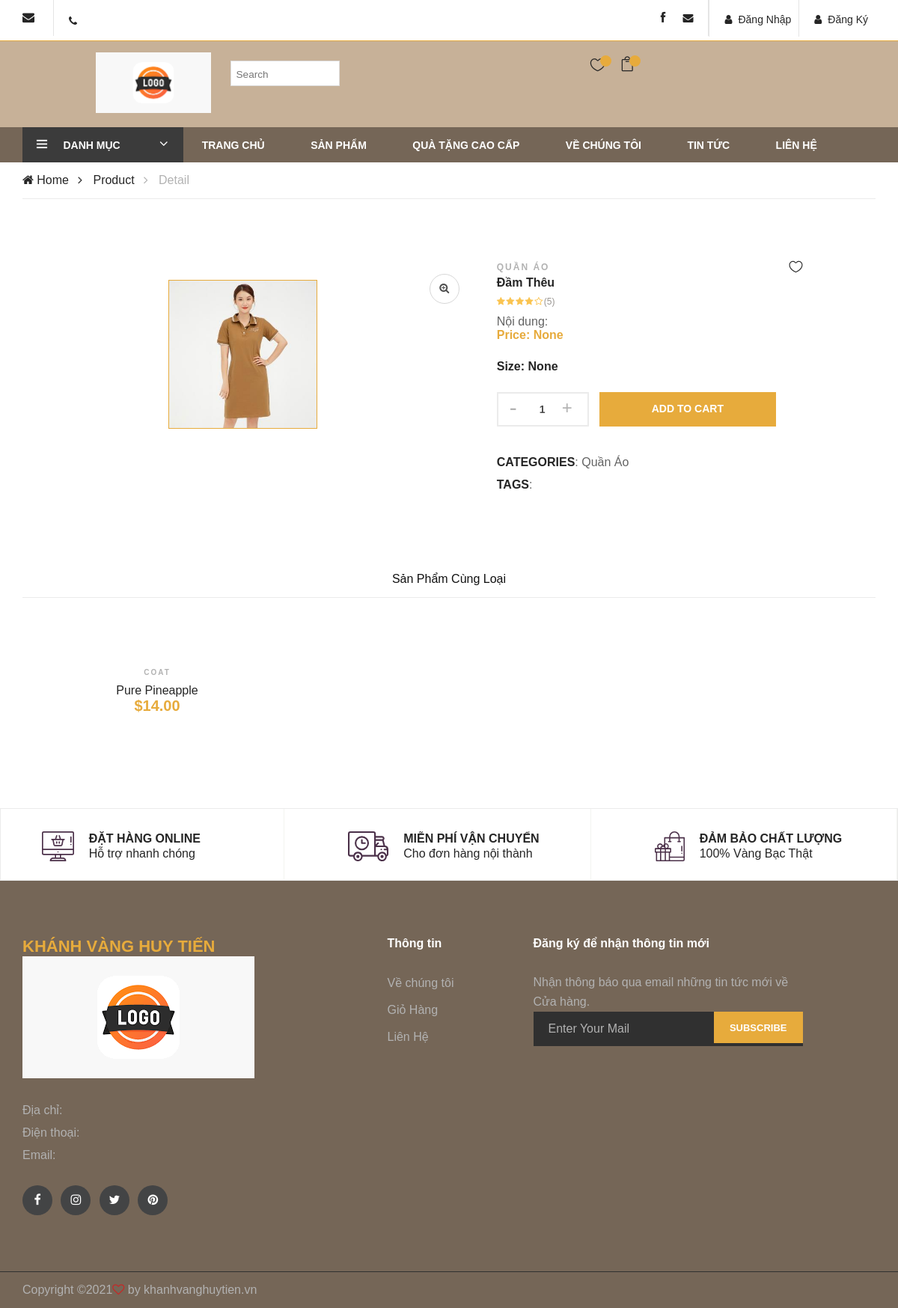
Page /1/detail/ on the committed database.
### homepage/models.py (models this page shows, shortened)
class Product(models.Model):
    productid = models.AutoField(primary_key=True)
    productcategoryid = models.ForeignKey(ProductCategory, models.CASCADE, blank=True, null=True)
    productcode = models.CharField(max_length=50, blank=True, null=True)
    productname = models.TextField(blank=True, null=True)
    size = models.CharField(max_length=100, blank=True, null=True)
    metatitle = models.TextField(blank=True, null=True)
    descriptions = RichTextUploadingField(blank=True, null=True)
    productimage = models.ImageField(upload_to='product/')
    moreimage = models.ImageField(upload_to='productdetail/', blank=True, null=True)
    url = models.URLField(blank=True, null=True)
    price = models.CharField(max_length=50, blank=True, null=True)
    promotionprice = models.CharField(max_length=50, blank=True, null=True)
    includeVAT = models.CharField(max_length=150,blank=True, null=True)
    viewcounts = models.IntegerField(blank=True, null=True)
    createdate = models.DateTimeField(auto_now_add=True, blank=True, null=True)
    editeddate = models.DateTimeField(auto_now=True, blank=True, null=True)
    class Meta:
        managed = True
        db_table = 'Product'

class ProductCategory(models.Model):
    productcategoryid = models.AutoField(primary_key=True)
    productcategoryname = models.CharField(max_length=100)
    metatitle = models.CharField(max_length=250, blank=True, null=True)
    parentcategoryid = models.ForeignKey('self', models.DO_NOTHING, db_column='ParentCategoryId', blank=True, null=True)
    displayoder = models.IntegerField(blank=True, null=True)
    SEOtitle = models.TextField(max_length=100, blank=True, null=True)
    createdate = models.DateTimeField(auto_now_add=True, blank=True, null=True)
    editeddate = models.DateTimeField(auto_now=True, blank=True, null=True)
    metaKeywords = models.TextField(max_length=250,blank=True, null=True)
    metaDescriptions = models.TextField(max_length=250,blank=True, null=True)
    isenable = models.BooleanField(blank=True, null=True)
    def __str__(self):
        return self.productcategoryname
    class Meta:
        managed = True
        db_table = 'ProductCategory'

### homepage/views.py (the view)
# urls.py: path('<int:pk>/detail/', views.ProductDetail.as_view(), name='productdetail'),
class ProductDetail(generic.DetailView):
    model = Product
    template_name = 'homepage/productdetail.html'

### homepage/templates/homepage/productdetail.html (shortened to what this page needs)
{% extends "homepage/base.html" %}
{% load static %}
{% block content %}
<div class="breacrumb-section">
    <div class="container">
        <div class="row">
            <div class="col-lg-12">
                <div class="breadcrumb-text product-more">
                    <a href="{% url 'index' %}"><i class="fa fa-home"></i> Home</a>
                    <a href="{% url 'homepage:product' %}">Product</a>
                    <span>Detail</span>
                </div>
            </div>
        </div>
    </div>
</div>
<section class="product-shop spad page-details">
    <div class="container">
        <div class="row">
            <div class="col-lg-2">
            </div>
            <div class="col-lg-9">
                <div class="row">
                    <div class="col-lg-6">
                        <div class="product-pic-zoom" id="productimage">
                            <div class="zoom-icon">
                                <i class="fa fa-search-plus"></i>
                            </div>
                        </div>
                        <div class="product-thumbs">
                            <div class="product-thumbs-track ps-slider owl-carousel">
                                <div class="pt active" data-imgbigurl="">
                                    <img src="../../../media/{{product.productimage}}" alt="{{product.productimage}}">
                                </div>
                            </div>
                        </div>
                    </div>
                    <div class="col-lg-6">
                        <div class="product-details">
                            <div class="pd-title">
                                <span>{{product.productcategoryid}}</span>
                                <h3>{{product.productname}}</h3>
                                <a href="#" class="heart-icon"><i class="icon_heart_alt"></i></a>
                            </div>
                            <div class="pd-rating">
                                <i class="fa fa-star"></i>
                                <i class="fa fa-star"></i>
                                <i class="fa fa-star"></i>
                                <i class="fa fa-star"></i>
                                <i class="fa fa-star-o"></i>
                                <span>(5)</span>
                            </div>
                            <div class="pd-desc">
                                <p>Nội dung: {{product.descriptions}}</p>
                                <h4>Price: {{product.price}}</h4>
                            </div>
                            <div class="pd-color">
                                <h6>Size: {{product.size}}</h6>
                            </div>
                            <div class="quantity">
                                <div class="pro-qty">
                                    <input type="text" value="1">
                                </div>
                                <a href="#" class="primary-btn pd-cart">Add To Cart</a>
                            </div>
                            <ul class="pd-tags">
                                <li><span>CATEGORIES</span>: {{product.productcategoryid}}</li>
                                <li><span>TAGS</span>: {{product.metatitle}}</li>
                            </ul>
                        </div>
                    </div>
                </div>
            </div>
        </div>
    </div>
</section>
<div class="related-products spad">
    <div class="container">
        <div class="row">
            <div class="col-lg-12">
                <div class="section-title breadcrumb-text">
                    <h3>Sản Phẩm Cùng Loại</h3>
                </div>
            </div>
        </div>
        <div class="row">
            <div class="col-lg-4 col-sm-6">
                <div class="product-item">
                    <div class="pi-pic">
                    </div>
                    <div class="pi-text">
                        <div class="catagory-name">Coat</div>
                        <a href="#">
                            <h5>Pure Pineapple</h5>
                        </a>
                        <div class="product-price">
                            $14.00
                        </div>
                    </div>
                </div>
            </div>
        </div>
    </div>
</div>
{% endblock %}

### rows in the picture
Product: productimage (picture), productcategoryid "QUẦN ÁO", productname "Đầm Thêu", price "None", size "None", productcategoryid "Quần Áo"
